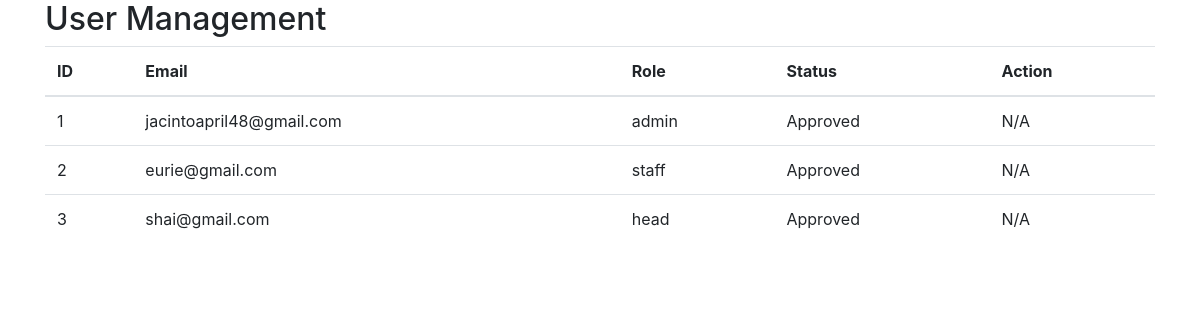
Screenshot of /user.php (signed in) with the database file from the repository.
### tables this page shows
CREATE TABLE `users` (
  `id` int(11) NOT NULL,
  `name` varchar(255) NOT NULL,
  `email` varchar(255) NOT NULL,
  `password` varchar(255) NOT NULL,
  `role` enum('admin','staff','head') NOT NULL,
  `approval_status` enum('Pending','Approved','Rejected') NOT NULL DEFAULT 'Pending',
  `created_at` timestamp NOT NULL DEFAULT current_timestamp()
);

### user.php (the view, shortened to what this page needs)
<?php
include 'db_conn.php';
$sql = "SELECT * FROM users";
$result = $conn->query($sql);
?>
<!DOCTYPE html>
<html lang="en">
<head>
    <link rel="stylesheet" href="https://maxcdn.bootstrapcdn.com/bootstrap/4.5.2/css/bootstrap.min.css">
</head>
<body>
    <div class="container">
        <h2>User Management</h2>
        <table class="table">
            <thead>
                <tr>
                    <th>ID</th>
                    <th>Email</th>
                    <th>Role</th>
                    <th>Status</th>
                    <th>Action</th>
                </tr>
            </thead>
            <tbody>
                <?php
                if ($result->num_rows > 0) {
                    while ($row = $result->fetch_assoc()) {
                        echo "<tr>";
                        echo "<td>" . $row['id'] . "</td>";
                        echo "<td>" . $row['email'] . "</td>";
                        echo "<td>" . $row['role'] . "</td>";
                        echo "<td>" . ucfirst($row['approval_status']) . "</td>";
                        echo "<td>";
                        if (strtolower($row['approval_status']) == 'pending') {
                            echo "<a href='approve.php?id=" . $row['id'] . "' class='btn btn-success'>Approve</a> ";
                            echo "<a href='reject.php?id=" . $row['id'] . "' class='btn btn-danger'>Reject</a>";
                        } else {
                            echo "N/A";
                        }
                        echo "</td>";
                        echo "</tr>";
                    }
                } else {
                    echo "<tr><td colspan='5'>No registered users</td></tr>";
                }
                ?>
            </tbody>
        </table>
    </div>
</body>

### rows the page displays
users: id "1", email "jacintoapril48@gmail.com", role "admin", approval_status "Approved", shows "N/A"
users: id "2", email "eurie@gmail.com", role "staff", approval_status "Approved", shows "N/A"
users: id "3", email "shai@gmail.com", role "head", approval_status "Approved", shows "N/A"
